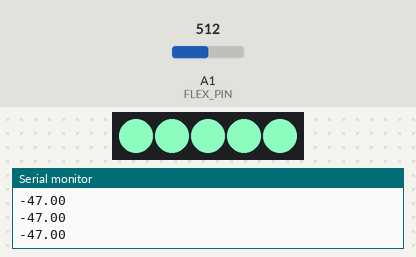
This sketch was run on a simulated Arduino Uno, built with avr-gcc and run on an emulated ATmega328P. Shown: 5 RGB LEDs in strip order, left to right, the last lines printed to the serial monitor. The test bench sets the inputs (shaded band); at power-on: A1 (FLEX_PIN) = 512. Dim RGB values are drawn brighter than linear.

Above: at 1.2 s.
1.3 s: A1 (FLEX_PIN) set to 716
At 2.5 s:
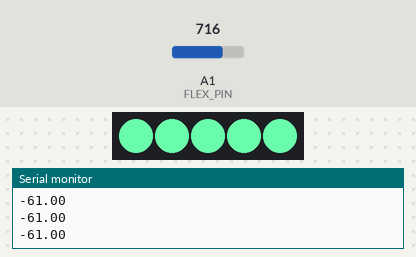
2.8 s: A1 (FLEX_PIN) set to 306
At 3.7 s:
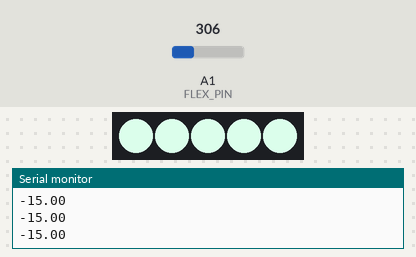
4.3 s: A1 (FLEX_PIN) set to 122
At 4.8 s:
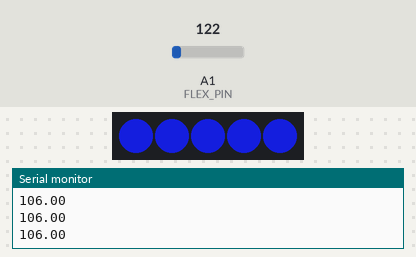
5.8 s: A1 (FLEX_PIN) set to 511
At 6.2 s:
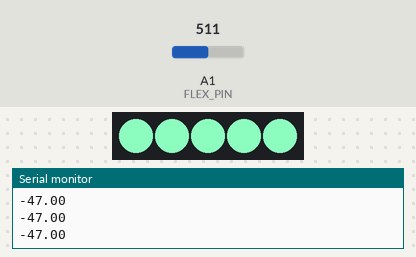
Timing chart, 0 to 8.3 s (numbered marks = the images above; inputs shaded):
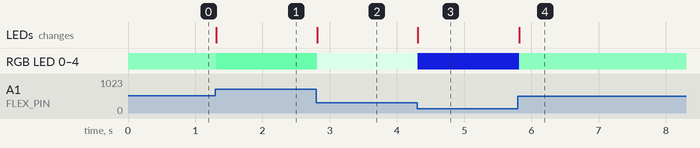

The sketch:

pneumaticActuatorWithLEDs.ino
```cpp
#include <DRV8835MotorShield.h>
#include <Adafruit_NeoPixel.h>


#define LED_PIN 12
#define LED_COUNT 5

// FLEX SENSOR setup
const int FLEX_PIN = A1; // Pin connected to voltage divider flex sensor output
const float VCC = 4.98; // Measured voltage of Ardunio 5V line
const float R_DIV = 10000.0; // Measured resistance of 3.3k resistor
const float STRAIGHT_RESISTANCE = 29800.0; // resistance when straight
const float BEND_RESISTANCE = 67000.0; // resistance at 90 deg

uint32_t lastStatustMillis = 0;
bool pumpStatus = false;

// Declare our NeoPixel strip object:
Adafruit_NeoPixel strip(LED_COUNT, LED_PIN, NEO_GRB + NEO_KHZ800);

DRV8835MotorShield motors;

void setup() {

  strip.begin();// NEOPIXEL setup
  strip.show(); // Initialize all pixels to 'off'

  Serial.begin(9600);

  pinMode(FLEX_PIN, INPUT);

}

void loop() {
  uint32_t currentMillis = millis(); // assign loop millisecond time to variable

  float angle = senseBending();
  adjustLightToInput(angle);
  //pump(currentMillis);

}

float senseBending(){
  int flexADC = analogRead(FLEX_PIN);
  float flexV = flexADC * VCC / 1023.0;
  float flexR = R_DIV * (VCC / flexV - 1.0);
  //Serial.println("Resistance: " + String(flexR) + " ohms");

  // Use the calculated resistance to estimate the sensor's
  // bend angle:
  float angle = map(flexR, STRAIGHT_RESISTANCE, BEND_RESISTANCE,
                   0.0, 90.0);
  //Serial.println("Bend: " + String(angle) + " degrees");
  Serial.println(angle);
  return angle;
}

void adjustLightToInput(float angle){
  float intensity = (angle) / 100;
  int R = 255 * intensity;
  int G = 20 * intensity;
  int B = 147 * intensity;
  uint32_t colorStrip = strip.Color(R,G,B);
  strip.fill(colorStrip, 0, 10);
  strip.show();
}

void pump(uint32_t currentMillis){
  int secondsCount = currentMillis / 5000;
  if (secondsCount % 2 == 0){
    int speed = 400;
    motors.setM1Speed(speed);
  }
  else{motors.setM1Speed(0);}

}
```

Measured:
- after the input at 1.3 s, RGB LED 0–4: RGB(137, 247, 187) → RGB(101, 244, 167) at once; the LEDs: change at once (image 1)
- after the input at 2.8 s, RGB LED 0–4: RGB(101, 244, 167) → RGB(218, 253, 234) at once; the LEDs: change at once (image 2)
- after the input at 4.3 s, RGB LED 0–4: RGB(218, 253, 234) → RGB(14, 21, 155) at once; the LEDs: change at once (image 3)
- after the input at 5.8 s, RGB LED 0–4: RGB(14, 21, 155) → RGB(137, 247, 187) at once; the LEDs: change at once (image 4)
